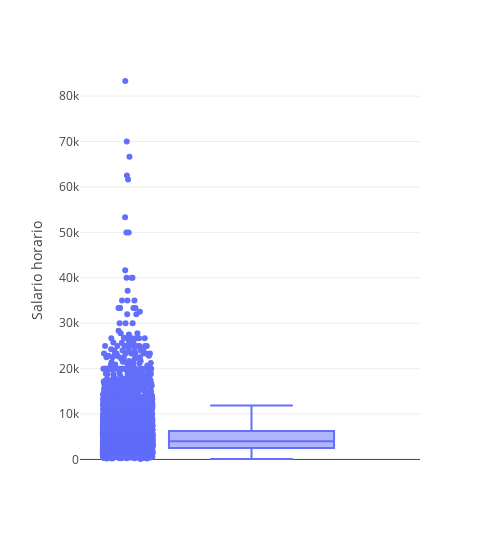

Notebook code for this chart:
### Code cell
fig = px.box(df, y="Salario horario", points="all")
fig.update_layout(template = None, width = 500)

### Figure 1 — Plotly figure (JSON) as saved in the notebook; plotly's stock layout.template omitted (floating-point values rounded to 4 significant figures; data arrays with more than 128 entries replaced by an {"elided": "..."} marker saying what was removed)
{"data": [{"alignmentgroup": "True", "boxpoints": "all", "hovertemplate": "Salario horario=%{y}<extra></extra>", "legendgroup": "", "marker": {"color": "#636efa"}, "name": "", "notched": false, "offsetgroup": "", "orientation": "v", "showlegend": false, "type": "box", "x0": " ", "xaxis": "x", "y": {"elided": "13021 float values"}, "y0": " ", "yaxis": "y"}], "layout": {"boxmode": "group", "legend": {"tracegroupgap": 0}, "margin": {"t": 60}, "width": 500, "xaxis": {"anchor": "y", "domain": [0, 1]}, "yaxis": {"anchor": "x", "domain": [0, 1], "title": {"text": "Salario horario"}}}}
